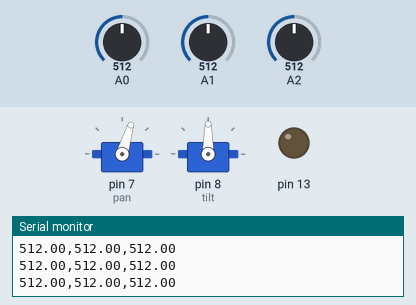
Bench run of a sketch on a simulated Arduino Uno, built with avr-gcc and run on an emulated ATmega328P. Parts: 2 × servo, output pins drawn as LEDs (lit = HIGH), the last lines printed to the serial monitor. The inputs (shaded band) are chosen by the test bench; at power-on: A0 = 512, A1 = 512, A2 = 512.

Above: at 2.2 s.
2.3 s: A0 set to 1023
3.9 s: A1 set to 1023
6.9 s: A0 set to 900
At 9.7 s:
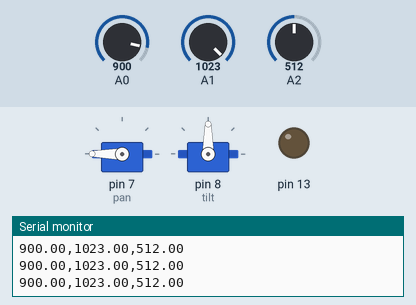
9.9 s: A1 set to 900
At 10.5 s:
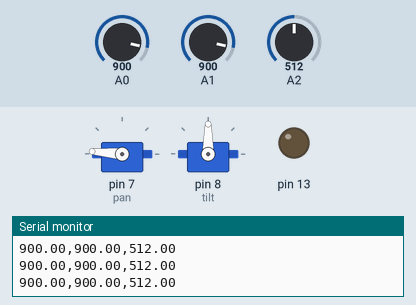
12.9 s: A0 set to 716
At 13.3 s:
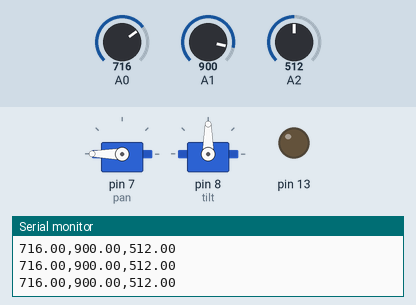
14.4 s: A1 set to 0
At 15.8 s:
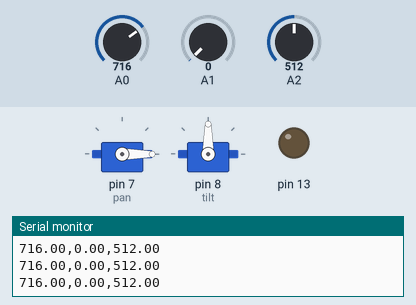
Timing chart, 0 to 17.0 s (numbered marks = the images above; inputs shaded):
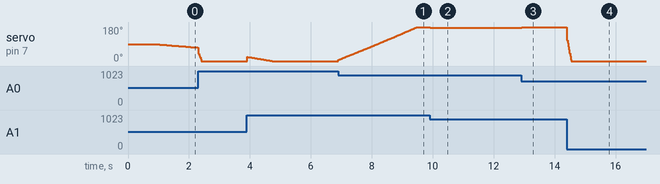

Measured:
- after the input at 6.9 s, servo on pin 7 (pan): moves from 0° to 180° over 2.6 s, starting at once
- after the input at 9.9 s, servo on pin 7 (pan): 180° → 175° at once, → 176° 0.78 s later, → 177° 1.9 s later
- after the input at 12.9 s, servo on pin 7 (pan): 177° → 180° at once
- after the input at 14.4 s, servo on pin 7 (pan): 180° → 0° at once

The sketch:

LF.ino
```cpp
#include <Servo.h>

Servo pan;
Servo tilt;
float LDR1, LDR2, LDR3, errorpan, errortilt, preverrorpan, preverrortilt;
float PanPosition = 90;
float TiltPosition = 90;

float PanPropOut;
float TiltPropOut;
float Kpp = 0.02;
float PanDerOut;
float TiltDerOut;
float Kpd = 0.05;
float PanIntOut;
float TiltIntOut;
float Kpi = 0.00001;

void setup()
{
 Serial.begin(9600);
 pinMode(13, OUTPUT);
 pan.attach(7);
 pan.write(90);
 tilt.attach(8);
 tilt.write(90);
 delay(1000);
}

void loop()
{
LDR_read();
LDR_callibration();
LightDirection_to_PanServo();
/*LightDirection_to_TiltServo();*/
}
//Functions
void LDR_read()
{
 LDR1 = analogRead(A0);
 LDR2 = analogRead(A1);
 LDR3 = analogRead(A2);

 Serial.print(LDR1);
 Serial.print(",");
 Serial.print(LDR2);
 Serial.print(",");
 Serial.println(LDR3);
/*
 Serial.print(errorpan);
 Serial.print(",");
 Serial.println(errortilt);*/

}
void LDR_callibration()
{
 LDR1 = analogRead(A0);
 LDR1 = LDR1+0.0000000551*pow(LDR1, 3)-0.0001367619*pow(LDR1, 2)+0.0188846089*LDR1+55.5380799;

 LDR2 = analogRead(A1);
 LDR2 = LDR2-0.0000000014*pow(LDR2, 4)+0.0000031686*pow(LDR2, 3)-0.0026678229*pow(LDR2, 2)+1.0068194756*LDR2-122.998784;

 LDR3 = analogRead(A2)*0.91;
 LDR3 = LDR3+0.0000002885*pow(LDR3, 3)-0.0004019424*pow(LDR3, 2)+0.2100826929*LDR3-103.310999105;
}
void LightDirection_to_PanServo()
{
  float threshold = 100;
   if ((LDR1<threshold)&&(LDR2<threshold)&&(LDR3<threshold))
 {
  errorpan = 0;
  digitalWrite(13, HIGH);
  }
  else
  {
    errorpan = LDR2-LDR1;
    digitalWrite(13, LOW);
  }
  PanPropOut = Kpp*errorpan;
  PanIntOut += Kpi*errorpan;
  PanDerOut = Kpd*(errorpan-preverrorpan);
  preverrorpan = errorpan;
  PanPosition = PanPosition+PanPropOut+PanDerOut+PanIntOut;
  if (PanPosition>180)
  {
    PanPosition = 180;
  }
  if (PanPosition<0)
  {
    PanPosition = 0;
  }
  pan.write(PanPosition);
}
void LightDirection_to_TiltServo()
{
  float threshold = 100;
   if ((LDR1<threshold)&&(LDR2<threshold)&&(LDR3<threshold))
 {
  errortilt = 0;
  digitalWrite(13, HIGH);
  }
  else
  {
    errortilt = LDR3-((LDR2+LDR1)/2);
    digitalWrite(13, LOW);
  }
  TiltPropOut = Kpp*errortilt;
  TiltIntOut += Kpi*errortilt;
  TiltDerOut = Kpd*(errortilt-preverrortilt);
  preverrortilt = errortilt;
  TiltPosition = TiltPosition-(TiltPropOut+TiltDerOut+TiltIntOut);
  if (TiltPosition>180)
  {
    TiltPosition = 180;
  }
  if (TiltPosition<0)
  {
    TiltPosition = 0;
  }
  tilt.write(TiltPosition);
}
```
